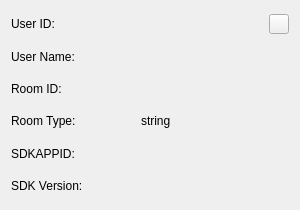
<?xml version="1.0" encoding="UTF-8"?>
<ui version="4.0">
 <class>RoomTipsView</class>
 <widget class="QWidget" name="RoomTipsView">
  <property name="geometry">
   <rect>
    <x>0</x>
    <y>0</y>
    <width>300</width>
    <height>210</height>
   </rect>
  </property>
  <property name="sizePolicy">
   <sizepolicy hsizetype="Fixed" vsizetype="Fixed">
    <horstretch>0</horstretch>
    <verstretch>0</verstretch>
   </sizepolicy>
  </property>
  <property name="maximumSize">
   <size>
    <width>300</width>
    <height>210</height>
   </size>
  </property>
  <property name="windowTitle">
   <string>RoomTipsView</string>
  </property>
  <layout class="QVBoxLayout" name="verticalLayout">
   <property name="spacing">
    <number>0</number>
   </property>
   <property name="leftMargin">
    <number>0</number>
   </property>
   <property name="topMargin">
    <number>0</number>
   </property>
   <property name="rightMargin">
    <number>0</number>
   </property>
   <property name="bottomMargin">
    <number>0</number>
   </property>
   <item>
    <widget class="QWidget" name="widget_bg" native="true">
     <layout class="QVBoxLayout" name="verticalLayout_2">
      <item>
       <widget class="QWidget" name="widget_2" native="true">
        <layout class="QHBoxLayout" name="horizontalLayout">
         <property name="spacing">
          <number>0</number>
         </property>
         <property name="leftMargin">
          <number>0</number>
         </property>
         <property name="topMargin">
          <number>0</number>
         </property>
         <property name="rightMargin">
          <number>0</number>
         </property>
         <property name="bottomMargin">
          <number>0</number>
         </property>
         <item>
          <widget class="QLabel" name="label">
           <property name="sizePolicy">
            <sizepolicy hsizetype="Preferred" vsizetype="Preferred">
             <horstretch>0</horstretch>
             <verstretch>0</verstretch>
            </sizepolicy>
           </property>
           <property name="minimumSize">
            <size>
             <width>130</width>
             <height>0</height>
            </size>
           </property>
           <property name="maximumSize">
            <size>
             <width>130</width>
             <height>16777215</height>
            </size>
           </property>
           <property name="text">
            <string>User ID:</string>
           </property>
          </widget>
         </item>
         <item>
          <widget class="QLabel" name="label_userId">
           <property name="text">
            <string/>
           </property>
          </widget>
         </item>
         <item>
          <widget class="QPushButton" name="btn_clipboard">
           <property name="minimumSize">
            <size>
             <width>20</width>
             <height>20</height>
            </size>
           </property>
           <property name="maximumSize">
            <size>
             <width>20</width>
             <height>20</height>
            </size>
           </property>
           <property name="text">
            <string/>
           </property>
          </widget>
         </item>
        </layout>
       </widget>
      </item>
      <item>
       <widget class="QWidget" name="widget_3" native="true">
        <layout class="QHBoxLayout" name="horizontalLayout_2">
         <property name="spacing">
          <number>0</number>
         </property>
         <property name="leftMargin">
          <number>0</number>
         </property>
         <property name="topMargin">
          <number>0</number>
         </property>
         <property name="rightMargin">
          <number>0</number>
         </property>
         <property name="bottomMargin">
          <number>0</number>
         </property>
         <item>
          <widget class="QLabel" name="label_3">
           <property name="sizePolicy">
            <sizepolicy hsizetype="Preferred" vsizetype="Preferred">
             <horstretch>0</horstretch>
             <verstretch>0</verstretch>
            </sizepolicy>
           </property>
           <property name="minimumSize">
            <size>
             <width>130</width>
             <height>0</height>
            </size>
           </property>
           <property name="maximumSize">
            <size>
             <width>130</width>
             <height>16777215</height>
            </size>
           </property>
           <property name="text">
            <string>User Name:</string>
           </property>
          </widget>
         </item>
         <item>
          <widget class="QLabel" name="label_userName">
           <property name="text">
            <string/>
           </property>
          </widget>
         </item>
        </layout>
       </widget>
      </item>
      <item>
       <widget class="QWidget" name="widget_5" native="true">
        <layout class="QHBoxLayout" name="horizontalLayout_3">
         <property name="spacing">
          <number>0</number>
         </property>
         <property name="leftMargin">
          <number>0</number>
         </property>
         <property name="topMargin">
          <number>0</number>
         </property>
         <property name="rightMargin">
          <number>0</number>
         </property>
         <property name="bottomMargin">
          <number>0</number>
         </property>
         <item>
          <widget class="QLabel" name="label_5">
           <property name="sizePolicy">
            <sizepolicy hsizetype="Preferred" vsizetype="Preferred">
             <horstretch>0</horstretch>
             <verstretch>0</verstretch>
            </sizepolicy>
           </property>
           <property name="minimumSize">
            <size>
             <width>130</width>
             <height>0</height>
            </size>
           </property>
           <property name="maximumSize">
            <size>
             <width>130</width>
             <height>16777215</height>
            </size>
           </property>
           <property name="text">
            <string>Room ID:</string>
           </property>
          </widget>
         </item>
         <item>
          <widget class="QLabel" name="label_roomId">
           <property name="text">
            <string/>
           </property>
          </widget>
         </item>
        </layout>
       </widget>
      </item>
      <item>
       <widget class="QWidget" name="widget_6" native="true">
        <layout class="QHBoxLayout" name="horizontalLayout_5">
         <property name="spacing">
          <number>0</number>
         </property>
         <property name="leftMargin">
          <number>0</number>
         </property>
         <property name="topMargin">
          <number>0</number>
         </property>
         <property name="rightMargin">
          <number>0</number>
         </property>
         <property name="bottomMargin">
          <number>0</number>
         </property>
         <item>
          <widget class="QLabel" name="label_6">
           <property name="sizePolicy">
            <sizepolicy hsizetype="Preferred" vsizetype="Preferred">
             <horstretch>0</horstretch>
             <verstretch>0</verstretch>
            </sizepolicy>
           </property>
           <property name="minimumSize">
            <size>
             <width>130</width>
             <height>0</height>
            </size>
           </property>
           <property name="maximumSize">
            <size>
             <width>130</width>
             <height>16777215</height>
            </size>
           </property>
           <property name="text">
            <string>Room Type:</string>
           </property>
          </widget>
         </item>
         <item>
          <widget class="QLabel" name="label_roomType">
           <property name="text">
            <string>string</string>
           </property>
          </widget>
         </item>
        </layout>
       </widget>
      </item>
      <item>
       <widget class="QWidget" name="widget_7" native="true">
        <layout class="QHBoxLayout" name="horizontalLayout_6">
         <property name="spacing">
          <number>0</number>
         </property>
         <property name="leftMargin">
          <number>0</number>
         </property>
         <property name="topMargin">
          <number>0</number>
         </property>
         <property name="rightMargin">
          <number>0</number>
         </property>
         <property name="bottomMargin">
          <number>0</number>
         </property>
         <item>
          <widget class="QLabel" name="label_8">
           <property name="sizePolicy">
            <sizepolicy hsizetype="Preferred" vsizetype="Preferred">
             <horstretch>0</horstretch>
             <verstretch>0</verstretch>
            </sizepolicy>
           </property>
           <property name="minimumSize">
            <size>
             <width>130</width>
             <height>0</height>
            </size>
           </property>
           <property name="maximumSize">
            <size>
             <width>130</width>
             <height>16777215</height>
            </size>
           </property>
           <property name="text">
            <string>SDKAPPID:</string>
           </property>
          </widget>
         </item>
         <item>
          <widget class="QLabel" name="label_sdkAppId">
           <property name="text">
            <string/>
           </property>
          </widget>
         </item>
        </layout>
       </widget>
      </item>
      <item>
       <widget class="QWidget" name="widget_4" native="true">
        <layout class="QHBoxLayout" name="horizontalLayout_4">
         <property name="spacing">
          <number>0</number>
         </property>
         <property name="leftMargin">
          <number>0</number>
         </property>
         <property name="topMargin">
          <number>0</number>
         </property>
         <property name="rightMargin">
          <number>0</number>
         </property>
         <property name="bottomMargin">
          <number>0</number>
         </property>
         <item>
          <widget class="QLabel" name="label_7">
           <property name="sizePolicy">
            <sizepolicy hsizetype="Preferred" vsizetype="Preferred">
             <horstretch>0</horstretch>
             <verstretch>0</verstretch>
            </sizepolicy>
           </property>
           <property name="minimumSize">
            <size>
             <width>130</width>
             <height>0</height>
            </size>
           </property>
           <property name="maximumSize">
            <size>
             <width>130</width>
             <height>16777215</height>
            </size>
           </property>
           <property name="text">
            <string>SDK Version:</string>
           </property>
          </widget>
         </item>
         <item>
          <widget class="QLabel" name="label_sdkVersion">
           <property name="text">
            <string/>
           </property>
          </widget>
         </item>
        </layout>
       </widget>
      </item>
     </layout>
    </widget>
   </item>
  </layout>
 </widget>
 <layoutdefault spacing="6" margin="11"/>
 <resources/>
 <connections/>
</ui>
